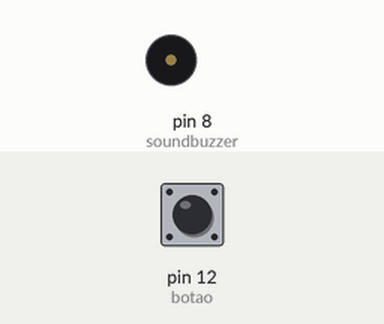
Recording of a sketch running on a simulated Arduino Uno, built with avr-gcc and run on an emulated ATmega328P. Parts: buzzer (waves = sounding). The test bench sets the inputs (shaded band); at power-on: pin 12 (botao) LOW.

Above: at 1.2 s.
1.3 s: pin 12 (botao) pulled HIGH for 0.15 s
At 1.37 s:
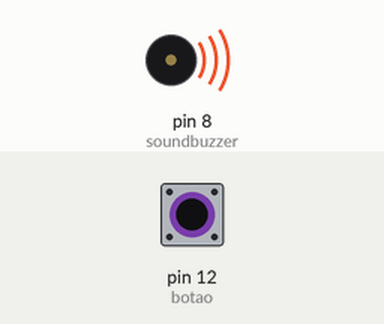
2.9 s: pin 12 (botao) pulled HIGH for 3.2 s
At 7.5 s:
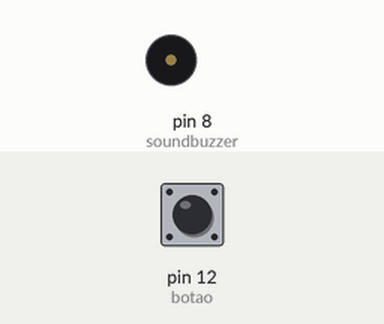
Timing chart, 0 to 9.0 s (numbered marks = the images above; inputs shaded):
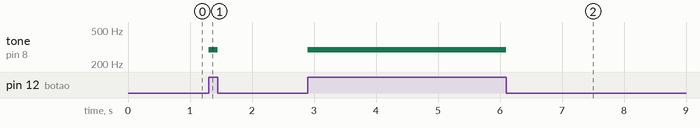

Measured:
- after the input at 1.3 s, tone on pin 8 (soundbuzzer): silent → 294 Hz at once, → silent 0.15 s later
- after the input at 2.9 s, tone on pin 8 (soundbuzzer): silent → 294 Hz at once, → silent 3.2 s later

The sketch:

Ligando_um_soundbuzzer.ino
```cpp
int botao = 12;//Pino onde vai ser ligado o botão
int soundbuzzer = 8;//Pino onde vai ser ligado o soundbuzzer

void setup()
{
  pinMode(botao, INPUT);//O valor do botão é lido, então ele é uma entrada de dados
  pinMode(soundbuzzer, OUTPUT); //o valor é escrito no soundbuzzer, então ele é uma saída de dados
}

void loop()
{
  if (digitalRead(botao) == 1) {//Se o botão for apertado
    tone(soundbuzzer, 294, 100); // tocar, no soundbuzzer, a frequência 294 por 100 milissegundos
  }
  else {//se o botão não for apertado
    noTone(soundbuzzer);//O soundbuzzer não toca
  }
}
```
